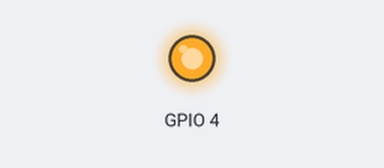
Simulated run of this program. Board: Raspberry Pi (BCM pin numbers). Shown: output pins drawn as LEDs (lit = HIGH). At 6.0 s the program stops and its outputs stay as they are.

Above: at 0.1 s.
At 5.1 s:
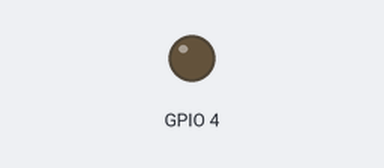
Timing chart, 0 to 6.6 s (numbered marks = the images above):
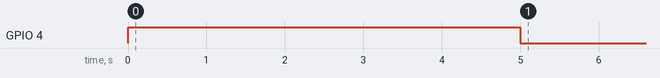

Measured:
- by itself, GPIO 4: LOW → HIGH at 0.00 s, → LOW 5.0 s later

The program:

r_led.py
```python
import RPi.GPIO as GPIO   #导入RPi的GPIO
from time import sleep

# 设置GPIO使用的编码格式
GPIO.setmode(GPIO.BCM)

# 设置BCM pin4 为输出模式
GPIO.setup(4,GPIO.OUT)

#设置 pin4 为高电平
GPIO.output(4,GPIO.HIGH)
sleep(5)  #延时

#设置 pin4 为低电平
GPIO.output(4,GPIO.LOW)
sleep(1)

#清理
GPIO.cleanup()
```
